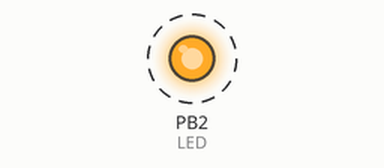
This program was run on a simulated ATmega328P, built with avr-gcc and emulated at 16 MHz. Shown: output pins drawn as LEDs (lit = HIGH). Dashed ring = blinking.

Above: at 0.5 s.
Timing chart, 0 to 3.0 s (numbered marks = the images above):
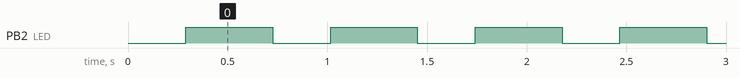

Measured:
- by itself, PB2 (LED): alternates HIGH for 0.44 s and LOW for 0.29 s

The program:

main.cpp
```cpp
/*
 * Timers_Part2_Task1.cpp
 *
 * Created: 3/23/2019 1:55:00 PM
 * Author : Benjamin Johnson
 * Student #: 5003284489
 * Email: johnsb18@unlv.nevada.edu
 */

#define F_CPU 16000000UL
#include <avr/io.h>
#include <avr/interrupt.h>

uint8_t OVFCOUNT = 0;		// overflow count multiplier
uint8_t OVFLIMIT = 18;		// overflow count limit, set for 40% of DC

int main(void)
{
    DDRB |= (1<<2);						// set PORTB.2 for output (LED)
	TCCR0A = 0;							// normal operation
	TCCR0B |= (1<<CS02) | (1<<CS00);	// prescaler = 1024
	TCNT0 = 4;							// timer value for .725 sec
	TIMSK0 = (1<<TOIE0);				// enable timer0 overflow interrupt
	sei();								// enable interrupts


    while (1) {		// wait for timer interrupt
    }
}

ISR (TIMER0_OVF_vect)
{
	OVFCOUNT++;			// increment counter
	if (OVFCOUNT == OVFLIMIT) {
		PORTB ^= (1<<2);		// toggle LED
		if(OVFLIMIT == 18) {
			OVFLIMIT = 27;		// set ovf limit for 60% of DC
		} else {
			OVFLIMIT = 18;		// set ovf limit for 40% of DC
		}
		OVFCOUNT = 0;			// reset counter
	}
	TCNT0 = 4;			// timer value for .725 sec
}
```
